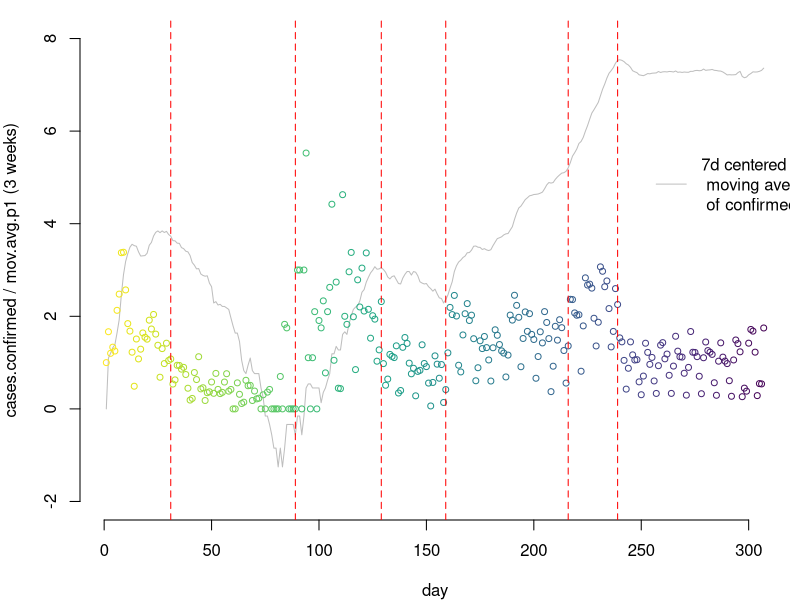
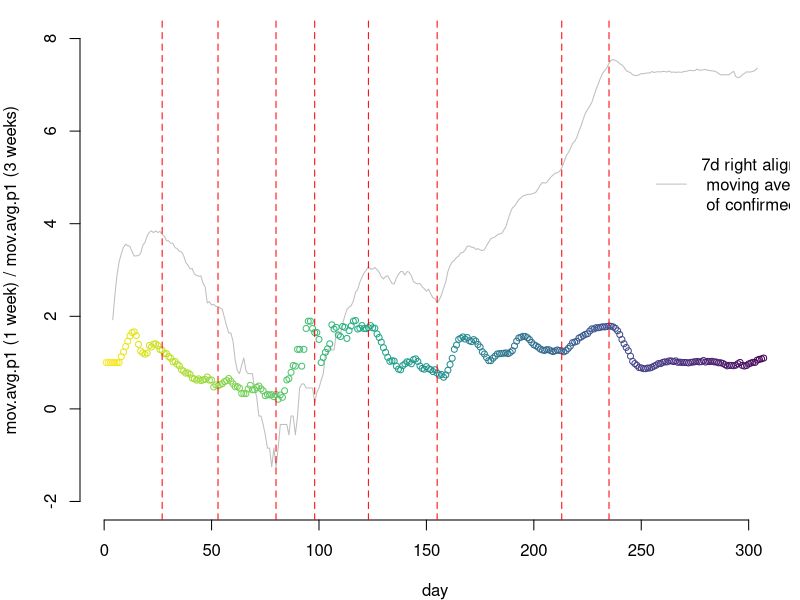

These figures' R source, in order: (Note: this script raises an error after producing the figures.)
###############################################################################
## BREAKPOINT ANALYSIS OF SLOVENIAN COVID 19 CONFIRMED CASES DATA
###############################################################################

# PRELIMINARIES
###############################################################################
# # install packages
# install.packages("readr")
# install.packages("strucchange")

# load packages
library(readr)
library(strucchange)
library(RColorBrewer)

# load transformed data
df <- read_csv("data/transformed.data.csv")

# CALCULATE BREAK POINTS 
###############################################################################

b1 <- breakpoints(df$time.series.1 ~ 1, h = 0.05)
b2 <- breakpoints(df$time.series.2 ~ 1, h = 0.05, breaks = 8)

# PLOT 1
###############################################################################
png("figures/plot1.png", 800, 480)
par(mar = c(4,4,1,0.5))
plot(log(df$mov.avg.p1), type = "l", ylim = c(-2, 8),
     ylab = "cases.confirmed / mov.avg.p1 (3 weeks)",
     xlab = "day", col = "gray",
     axes = FALSE)
axis(1)
axis(2)
lines(df$time.series.1, type = "p", cex = 0.8, 
      col = rev(viridis::viridis(nrow(df))))
abline(v = b1[[1]] , col = "red", lty = "65")
legend(250, 6, col = "gray", lty = 1, 
       legend = "7d centered \n moving average \n of confirmed cases", 
       cex = 1, bty = "n")
dev.off()

# PLOT 2
###############################################################################
png("figures/plot2.png", 800, 480)
par(mar = c(4,4,1,0.5))
plot(log(df$mov.avg.p1.chart), type = "l", ylim = c(-2, 8),
     ylab = "mov.avg.p1 (1 week) / mov.avg.p1 (3 weeks)",
     xlab = "day", col = "gray",
     axes = FALSE)
axis(1)
axis(2)
lines(df$time.series.2, type = "p", cex = 0.8, 
      col = rev(viridis::viridis(nrow(df))))
abline(v = b2[[1]] -7 , col = "red", lty = "65")
legend(250, 6, col = "gray", lty = 1, 
       legend = "7d right aligned \n moving average \n of confirmed cases", 
       cex = 1, bty = "n")
dev.off()

# Phase diagram
###############################################################################

# Classic palette BuPu, with 4 colors
coul <- brewer.pal(4, "PuOr") 
coul <- wes_palette("Zissou1", 5)
# Add more colors to this palette :
coul <- rev(colorRampPalette(coul)(nrow(df)))

png("figures/phase.png", 800, 480)
par(mar = c(4,4,4,0.5))
plot(df$mov.avg.p2, df$mov.avg.p1, 
     log = c("xy"),
     type = "b", 
     col = rev(viridis::viridis(nrow(df))),
     ylab = "mov.avg.p1 (1 week)",
     xlab = "mov.avg.p2 (3 weeks)", axes = FALSE)
mtext(side = 3, line = 2, adj = 0,
      text = "Phase diagram of moving averages of daily confirmed cases of COVID-19")
marks <- c(1, 10, 100, 1000)
axis(2,at=marks,labels=format(marks,scientific=FALSE))
axis(1,at=marks,labels=format(marks,scientific=FALSE))
grid (NULL,NULL, lty = "93", col = "cornsilk2") 

points(df$mov.avg.p2[b2[[1]]],
       df$mov.avg.p1[b2[[1]]],
       pch = 18, cex = 2)
text(df$mov.avg.p2[1],
       df$mov.avg.p1[1],
       "4.3.2020", cex = 0.8)
dev.off()
